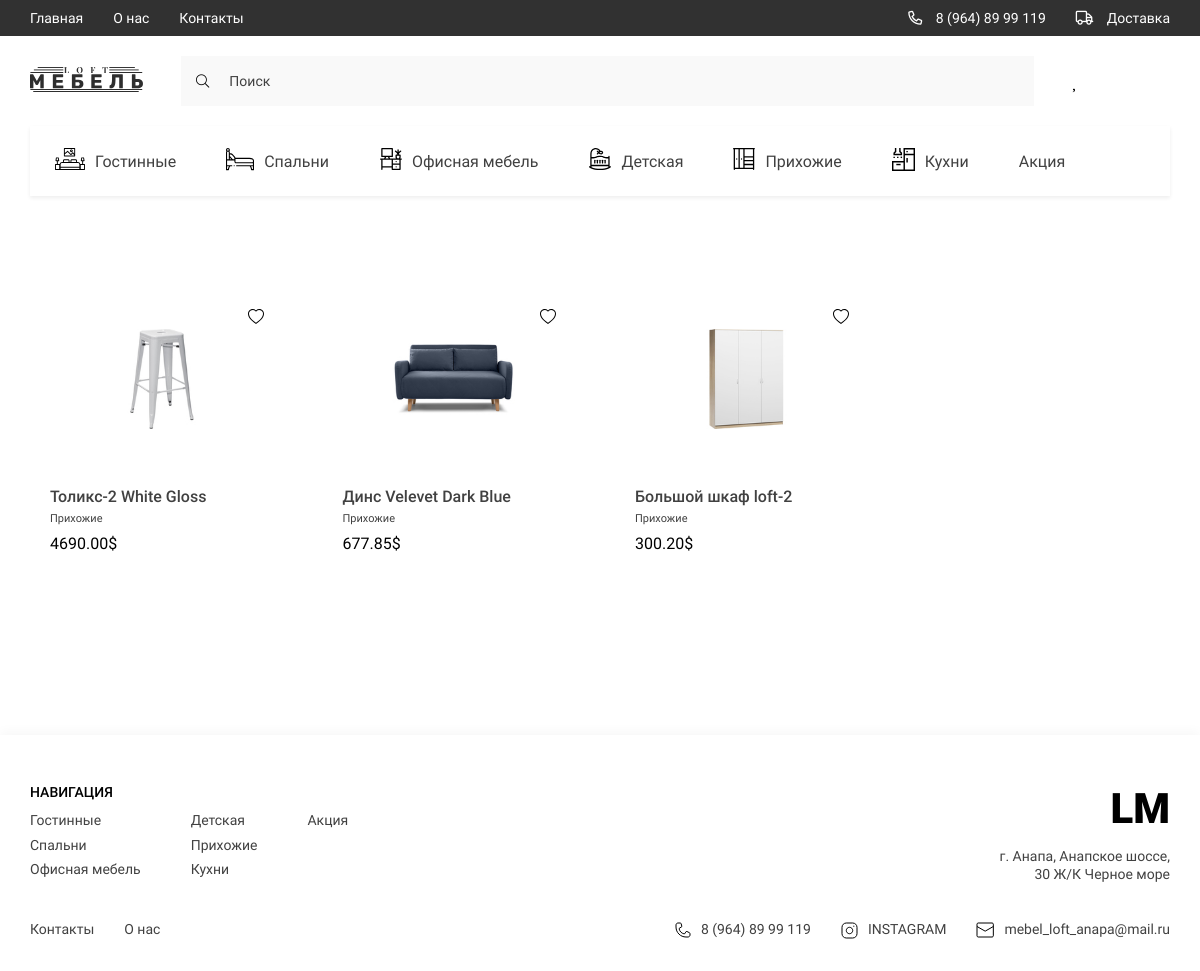
/category/prihozhie/, run on the app's committed database.
### store/models.py (models this page shows, shortened)
class Category(models.Model):
    title = models.CharField(max_length=255, verbose_name='Категория')
    svg = models.FileField(null=True, blank=True, upload_to='category/', verbose_name='Картина svg')
    svg_mobile = models.FileField(null=True, blank=True, upload_to='category/mobile_svg',
                                  verbose_name='Картнина мобильной версии svg')
    slug = models.SlugField(verbose_name='Слаг', unique=True, null=True)
    def __str__(self):
        return self.title
    class Meta:
        verbose_name = 'Категория'
        verbose_name_plural = 'Категории'
    def get_absolute_url(self):
        return reverse('category', kwargs={'slug': self.slug})

class Product(models.Model):
    title = models.CharField(max_length=255, verbose_name='Title')
    category = models.ForeignKey(Category, on_delete=models.CASCADE, verbose_name='Category')
    price = models.DecimalField(max_digits=12, decimal_places=2, verbose_name='Price')
    color = models.CharField(max_length=255, default='Black', verbose_name='Color')
    rating = models.FloatField(default=0, verbose_name='Rating')
    quantity_in_storage = models.IntegerField(default=0, verbose_name='Quantity')
    description = models.TextField(default='Here will be description of product', verbose_name='Discreption')
    depth = models.FloatField(default=0, verbose_name='Depth')
    width = models.FloatField(default=0, verbose_name='Width')
    height = models.FloatField(default=0, verbose_name='Height')
    slug = models.SlugField(verbose_name='Slug', unique=True, null=True)
    class Meta:
        verbose_name = 'Продукт'
        verbose_name_plural = 'Продукты'
    def get_first_image(self):
        error_image = 'https://www.autoglushitel.com/wp-content/uploads/2018/12/13124-600x600.jpg'
        if self.images:
            try:
                return self.images.first().image.url
            except:
                return error_image
        else:
            return error_image
    def get_first_color_slug(self):
        if not self.colors.first():
            return 'black'
        return self.colors.first().slug

class Gallery(models.Model):
    Product = models.ForeignKey(Product, on_delete=models.CASCADE, verbose_name='Product', related_name='images')
    image = models.ImageField(upload_to='gallery/', verbose_name='Image')
    class Meta:
        verbose_name = 'Gallery'
        verbose_name_plural = 'Galleries'

### store/views.py (the view)
# urls.py: path('category/<slug:slug>/', CategoryView.as_view(), name='category'),
class CategoryView(ListView):
    model = Category
    template_name = 'store/category.html'
    context_object_name = 'products'
    def get_queryset(self, **kwargs):
        slug = self.kwargs['slug']
        products = Product.objects.filter(category__slug=slug)
        return products
    def get_context_data(self, *, object_list=None, **kwargs):
        context = super().get_context_data()
        slug = self.kwargs['slug']
        category = Category.objects.get(slug=slug)
        title = category.title
        context['title'] = f'{title}'
        return context

### store/templatetags/store_tags.py (called while the page is built)
@register.simple_tag()
def get_categories():
    return Category.objects.all()

@register.simple_tag()
def get_footer_categories():
    categories = Category.objects.all()
    footer_categories, footer_subcategories = [], []
    index = 0
    for category in categories:
        if len(footer_subcategories) >= 3:
            temp = footer_subcategories.copy()
            footer_categories.append(temp)
            footer_subcategories.clear()
            if len(categories[index::]) <= 3:
                footer_categories += [categories[index::]]
        index += 1
        footer_subcategories.append(category)
    return footer_categories

### store/templates/store/category.html (shortened to what this page needs)
{% extends 'base.html' %}
{% block main %}
<main class="main">
    <div class="container">
        {% include 'store/components/product_card.html' %}
    </div>
</main>
{% endblock main %}

### templates/components/header/_header_list.html
{% load store_tags %}
{% get_categories as categories %}
<ul class="header__list _categories">
    {% for category in categories %}
    <li>
        <a href="{{ category.get_absolute_url }}" class="header__list-links">
            <span class="header__list-img">
                {% if category.svg %}
                <img src="{{ category.svg.url }}" alt="icons">
                {% endif %}
            </span>
            {{ category.title }}
        </a>
    </li>
    {% endfor %}
</ul>

### store/templates/store/components/product_card.html (shortened to what this page needs)
<section class="products">
    {% load store_tags %}
    {% if request.user.is_authenticated %}
    {% get_favorite_products request.user as fav_products %}
    {% endif %}
    <div class="products__content">
        {% for product in products %}
        <div class="products__item">
            {% if request.user.is_authenticated and product in fav_products %}
            <a href="{% url 'add_favorite_product' product.slug %}"
               style="margin-left:85%; text-decoration:none; color: red;">
                <svg xmlns="http://www.w3.org/2000/svg" width="16" height="16" fill="currentColor"
                     class="bi bi-heart-fill" viewBox="0 0 16 16">
                    <path fill-rule="evenodd"
                          d="M8 1.314C12.438-3.248 23.534 4.735 8 15-7.534 4.736 3.562-3.248 8 1.314z"/>
                </svg>
            </a>
            {% else %}
            <a href="{% url 'add_favorite_product' product.slug %}"
               style="margin-left:85%; text-decoration:none; color: black;">
            </a>
            {% endif %}
            <a href="{% url 'product' product.slug product.get_first_color_slug  %}"> <img src="{{ product.get_first_image }}" alt=""
                                                             class="products__item-img" width="100px"
                                                             height="100px"></a>
            <div class="products__item-text">
                <h3 class="products__item-title">{{ product.title }}</h3>
                <div class="products__item-desrc">{{ product.category }}</div>
                <div class="products__item-price">{{ product.price }}$</div>
            </div>
        </div>
        {% endfor %}
    </div>
</section>

### templates/components/footer/_footer_navigate.html
{% load store_tags %}
{% get_footer_categories as main_categories %}
<div class="footer__navigate">
    <div class="footer__navigate-part">
        <h2 class="footer__navigate-title">НАВИГАЦИЯ</h2>
        <div class="footer__navigate-lists">
            {% for categories in main_categories %}
            <ul class="footer__navigate-list">
                {% for category in categories %}
                        <li><a href="{{ category.get_absolute_url }}" class="footer__navigate-links">{{ category.title }}</a></li>
                {% endfor %}
            </ul>
            {% endfor %}
        </div>
    </div>
    <div class="footer__navigate-part _right">
        <a href="./index.html" class="footer__logo">LM</a>
        <p class="footer__adress">г. Анапа, Анапское шоссе, 30 Ж/К Черное море</p>
    </div>
</div>

### store/static/store/css/style.css (style rules this page uses)
:root { --containerWidth: 1140px; --primaryColor: #414141; --primaryFont: 'Roboto'; --mainColor: #245462; }
* { padding: 0; margin: 0; box-sizing: border-box; text-decoration: none; list-style: none; font-family: var(--primaryFont); }
.container { width: 100%; max-width: calc(var(--containerWidth) + 30px); margin: 0 auto; padding: 0 15px; }
.nav__content-bars, ._categories, .nav__list-links>img, .nav__bars-open, ._truck { display: none; }
.header__list { display: flex; justify-content: space-between; align-items: center; }
.header__list._categories { justify-content: flex-start; width: 100%; overflow-x: scroll; background: #FFFFFF; box-shadow: 0px 2px 4px rgba(0, 0, 0, 0.07); margin-bottom: 30px; }
.header__list-links { padding: 24px 25px; display: flex; justify-content: center; align-items: center; height: 70px; transition: background .3s linear, color .3s linear; width: max-content; font-family: 'Roboto'; font-size: 16px; line-height: 19px; color: #414141; }
.header__list-links img { margin-right: 10px; min-width: 18px; transition: filter .3s linear; }
.main { width: 100%; flex-grow: 1; padding-bottom: 150px; }
.products { width: 100%; display: flex; flex-direction: column; margin-top: 30px; }
.products__content { width: 100%; display: grid; grid-template-columns: repeat(4, minmax(137.67px, 263px)); column-gap: 30px; row-gap: 10px; }
.products__item { display: flex; justify-content: center; flex-direction: column; align-items: center; padding: 53px 20px 32px; transition: transform .3s linear; position: relative; }
.products__item-text { width: 100%; margin-top: 54px; }
.products__item-title { font-weight: 500; font-size: 16px; line-height: 19px; color: #414141; }
.products__item-desrc { font-size: 11px; line-height: 13px; color: #414141; margin: 6px 0 9px; }
.products__item-img { width: 100%; }
.footer__navigate { display: flex; width: 100%; justify-content: space-between; margin-bottom: 35px; }
.footer__navigate-part._right { text-align: right; }
.footer__navigate-title { font-weight: 500; font-size: 14px; line-height: 126.69%; color: #000000; margin-bottom: 10px; text-transform: uppercase; }
.footer__navigate-lists { display: flex; }
.footer__navigate-list { display: flex; flex-direction: column; align-items: flex-start; justify-content: flex-start; }
.footer__navigate-list:not(:last-child) { margin-right: 50px; }
.footer__navigate-links { font-size: 14px; line-height: 126.69%; color: #414141; display: block; margin-bottom: 7.24px; transition: color .3s linear; }
.footer__logo { font-weight: 900; font-size: 42px; line-height: 49px; color: #000000; display: block; margin-bottom: 15px; }
.footer__adress { font-size: 14px; line-height: 126.69%; text-align: right; color: #414141; width: 100%; max-width: 171px; }

### data on the page
Category: svg (picture), title "Гостинные"
Category: svg (picture), title "Спальни"
Category: svg (picture), title "Офисная мебель"
Category: svg (picture), title "Детская"
Category: svg (picture), title "Прихожие"
Category: svg (picture), title "Кухни"
Category: title "Акция"
Product: get_first_image (picture), title "Толикс-2 White Gloss", category "Прихожие", price "4690.00"
Product: get_first_image (picture), title "Динс Velevet Dark Blue", category "Прихожие", price "677.85"
Product: get_first_image (picture), title "Большой шкаф loft-2", category "Прихожие", price "300.20"
